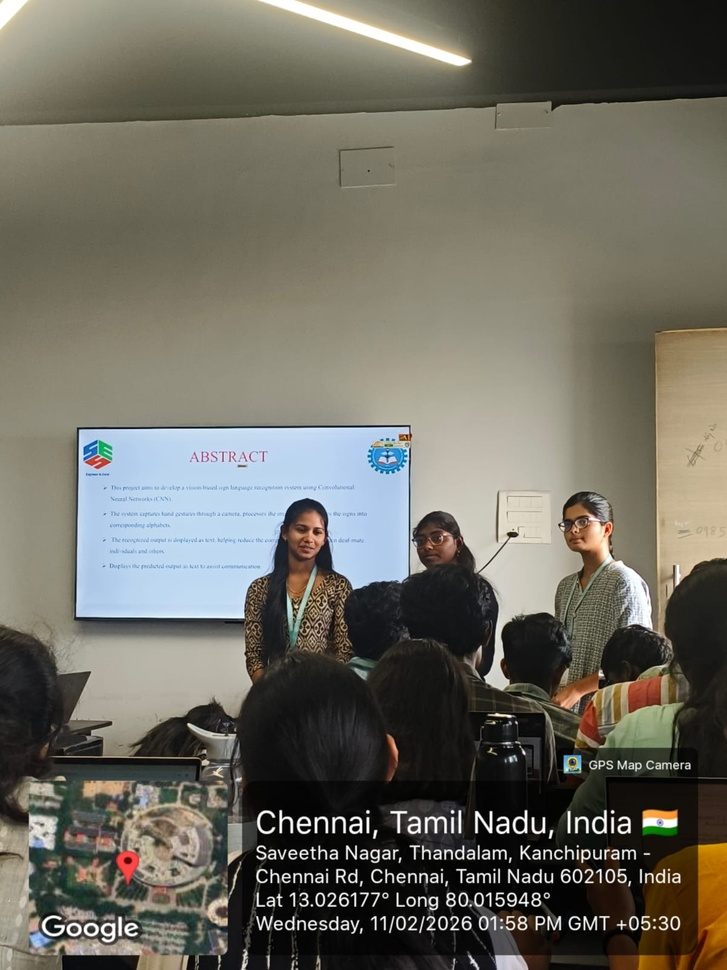
#> input picture GROUP.jpg, 727 x 970 px, shrunk from 1200 x 1600 before the run
$ jupyter execute exp_35.ipynb
#> lines starting #> are read from the running program, lines starting #| are printed output that depends on the picture
[cell 1]
# ==========================================
# Morphological Operation using Black Hat
# Google Colab - Single Cell
# ==========================================

import cv2
import numpy as np
from google.colab import files
from google.colab.patches import cv2_imshow

# Step 1: Upload Image
uploaded = files.upload()
#> the answer given: GROUP.jpg
image_path = list(uploaded.keys())[0]

# Step 2: Read Image
image = cv2.imread(image_path)
#> image is the input picture: shape (970, 727, 3); mean B, G, R 96.9, 107.4, 109.8

# Step 3: Convert to Grayscale
gray = cv2.cvtColor(image, cv2.COLOR_BGR2GRAY)
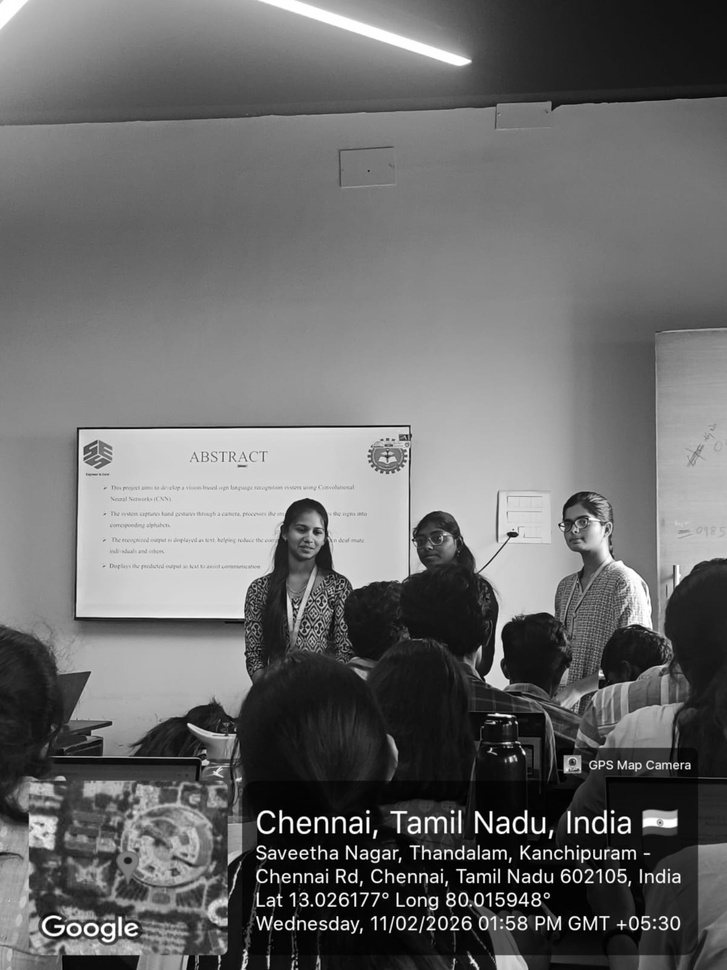
#> gray: shape (970, 727); min 0, max 255, mean 106.9

# Step 4: Create Structuring Element (Kernel)
kernel = np.ones((9,9), np.uint8)

# Step 5: Apply Black Hat Operation
blackhat = cv2.morphologyEx(gray, cv2.MORPH_BLACKHAT, kernel)
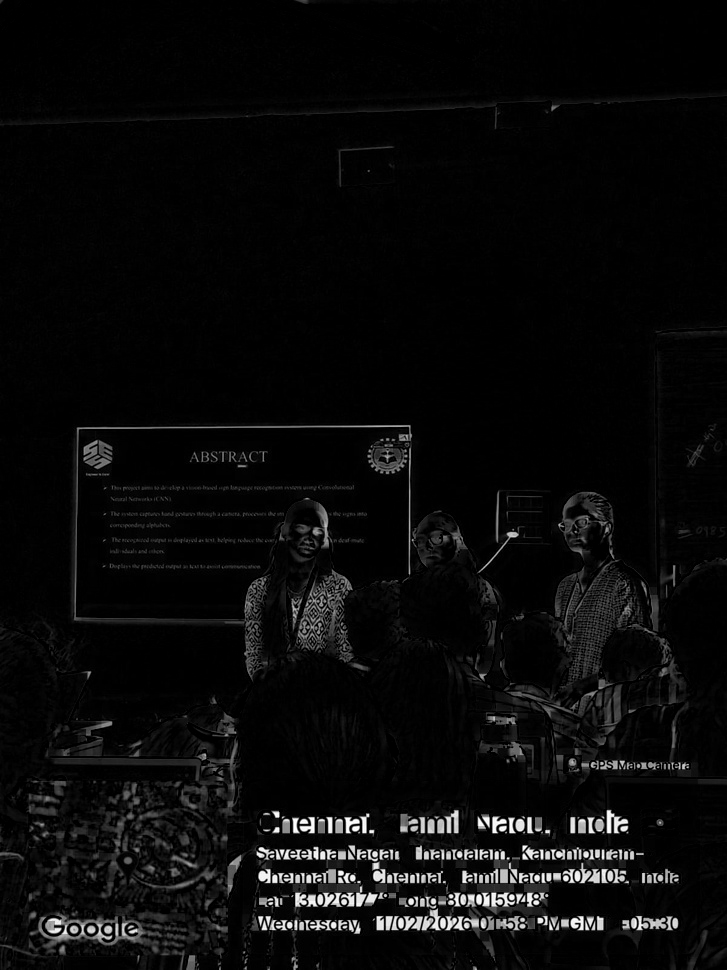
#> blackhat: shape (970, 727); min 0, max 255, mean 9.9

# Step 6: Display Results
print("Original Grayscale Image")
cv2_imshow(gray)

print("Black Hat Result")
cv2_imshow(blackhat)
